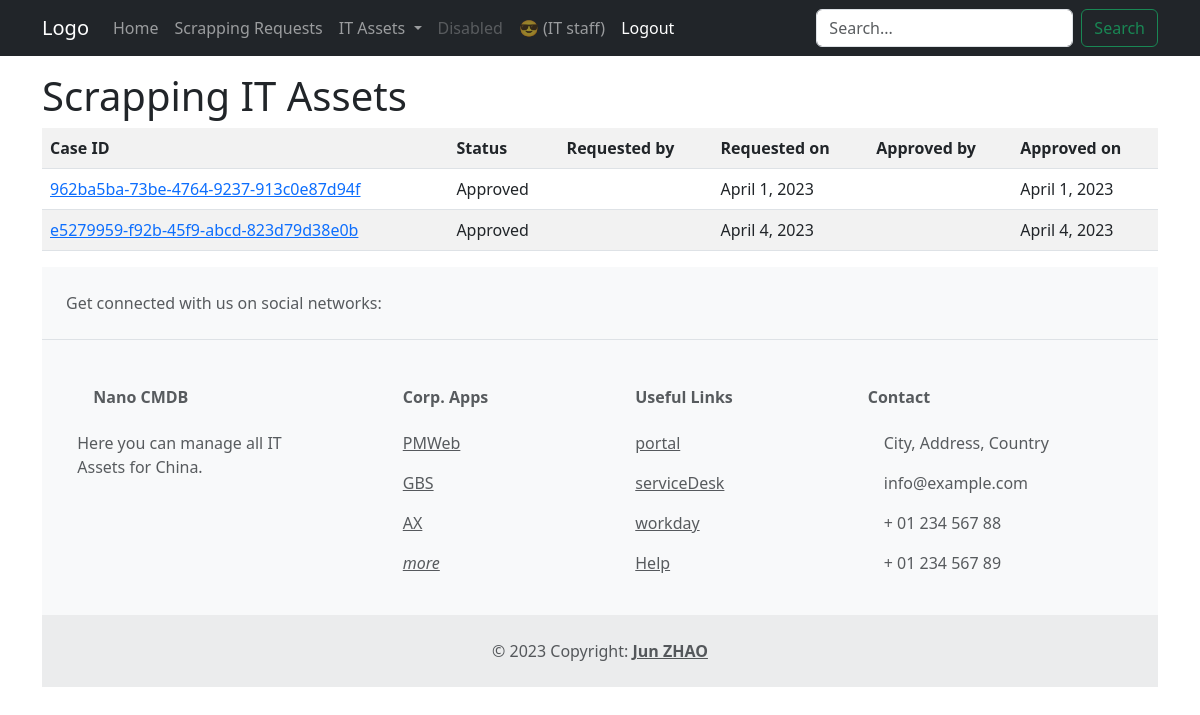
Before: /nanoassets/instance_scrapping_request_list/ (signed in) with the older database file.
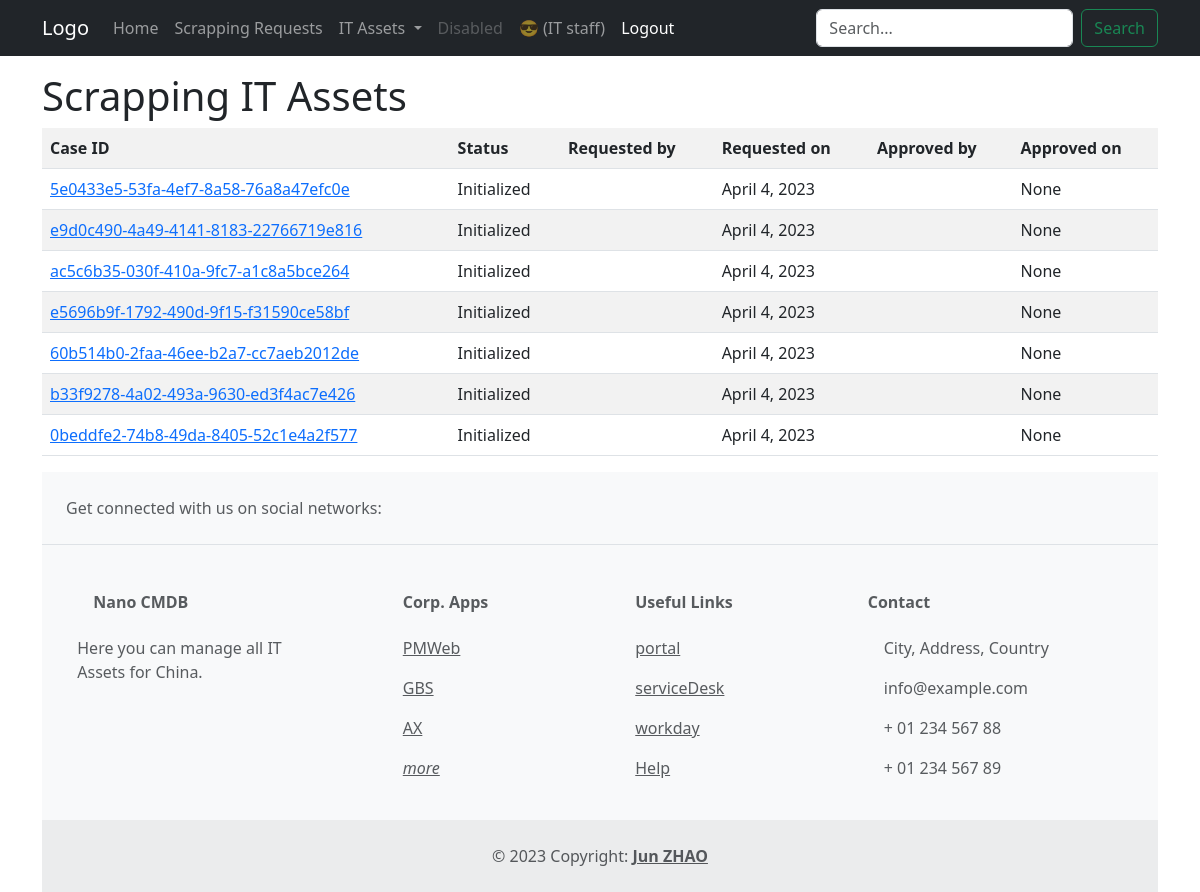
After: the same page with the newer database file.
### nanoassets/models.py (models this page shows, shortened)
class ScrapRequest(models.Model):
    case_id = models.UUIDField(_("Request case ID"), primary_key=True,
                               default=uuid.uuid4, help_text='Unique ID for the particular request')
    REQUEST_STATUS = (
        ('I', 'Initialized'),
        ('A', 'Approved'),
    )
    status = models.CharField(
        _("Request status"), choices=REQUEST_STATUS, default='I', max_length=1)
    requested_by = models.ForeignKey(User, verbose_name=_(
        "Requested by"), related_name='+', on_delete=models.SET_NULL, null=True, blank=True)
    requested_on = models.DateField(
        _("Requested on"), auto_now=False, auto_now_add=True, blank=True, null=True)
    approved_by = models.ForeignKey(User, verbose_name=_(
        "Approved by"), related_name='+', on_delete=models.SET_NULL, null=True, blank=True)
    approved_on = models.DateField(
        _("Approved on"), auto_now=False, auto_now_add=False, blank=True, null=True)
    class Meta:
        ordering = ['requested_on',]

### nanoassets/views.py (the view)
# urls.py: path('instance_scrapping_request_list/', views.InstanceScrappingRequestListView.as_view(), name='instance-scrapping-request-list'),
class InstanceScrappingRequestListView(LoginRequiredMixin, generic.ListView):
    model = ScrapRequest
    template_name = 'nanoassets/instance_scrapping_request_list.html'

### templatetags/auth_extras.py (called while the page is built)
@register.filter(name='has_group')
def has_group(user, group_name):
    try:
        group = Group.objects.get(name=group_name)
        return True if group in user.groups.all() else False
    except:
        return False

### nanoassets/templates/nanoassets/instance_scrapping_request_list.html (shortened to what this page needs)
{% extends 'base.html' %}
{% block page_content %}
    <h1>Scrapping IT Assets</h1>
    {% if user|has_group:"IT China" %}
        {% if scraprequest_list %}
            <table class="table table-striped table-hover">
                <tr>
                    <th>Case ID</th>
                    <th>Status</th>
                    <th>Requested by</th>
                    <th>Requested on</th>
                    <th>Approved by</th>
                    <th>Approved on</th>
                </tr>
                {% for request in scraprequest_list %}
                    <tr>
                        <td>
                            <a href="{% url 'instance-scrapping-request-detail' request.case_id %}">{{ request.case_id }}</a>
                        </td>
                        <td>{{ request.get_status_display }}</td>
                        <td>{{ request.requested_by.get_full_name }}</td>
                        <td>{{ request.requested_on }}</td>
                        <td>{{ request.approved_by.get_full_name }}</td>
                        <td>{{ request.approved_on }}</td>
                    </tr>
                {% endfor %}
            </table>
        {% else %}
            <p>There are no Scrapping Request here !</p>
        {% endif %}
    {% else %}
        <p>You're not IT China staff.</p>
    {% endif %}
{% endblock page_content %}

Changed rows visible on the page:
removed ScrapRequest: case_id "962ba5ba-73be-4764-9237-913c0e87d94f", status "Approved", requested_on "April 1, 2023", approved_on "April 1, 2023"
removed ScrapRequest: case_id "e5279959-f92b-45f9-abcd-823d79d38e0b", status "Approved", requested_on "April 4, 2023", approved_on "April 4, 2023"
added ScrapRequest: case_id "5e0433e5-53fa-4ef7-8a58-76a8a47efc0e", status "Initialized", requested_on "April 4, 2023", approved_on "None"
added ScrapRequest: case_id "e9d0c490-4a49-4141-8183-22766719e816", status "Initialized", requested_on "April 4, 2023", approved_on "None"
added ScrapRequest: case_id "ac5c6b35-030f-410a-9fc7-a1c8a5bce264", status "Initialized", requested_on "April 4, 2023", approved_on "None"
added ScrapRequest: case_id "e5696b9f-1792-490d-9f15-f31590ce58bf", status "Initialized", requested_on "April 4, 2023", approved_on "None"
added ScrapRequest: case_id "60b514b0-2faa-46ee-b2a7-cc7aeb2012de", status "Initialized", requested_on "April 4, 2023", approved_on "None"
added ScrapRequest: case_id "b33f9278-4a02-493a-9630-ed3f4ac7e426", status "Initialized", requested_on "April 4, 2023", approved_on "None"
added ScrapRequest: case_id "0beddfe2-74b8-49da-8405-52c1e4a2f577", status "Initialized", requested_on "April 4, 2023", approved_on "None"
